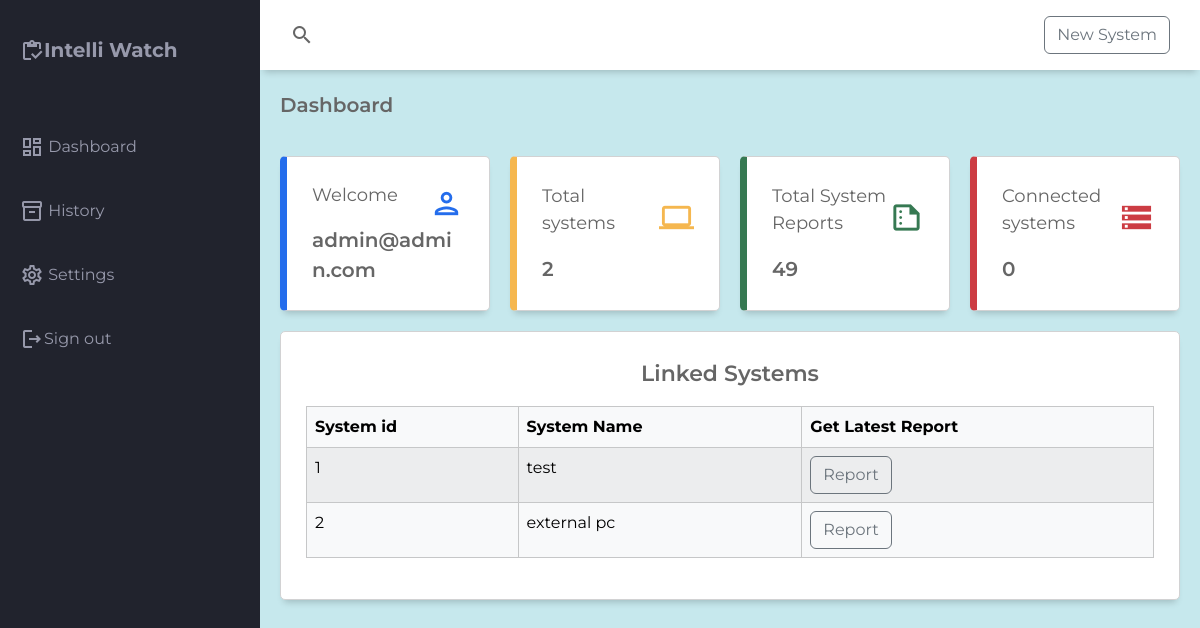
The page / (signed in) on the database as committed earlier.
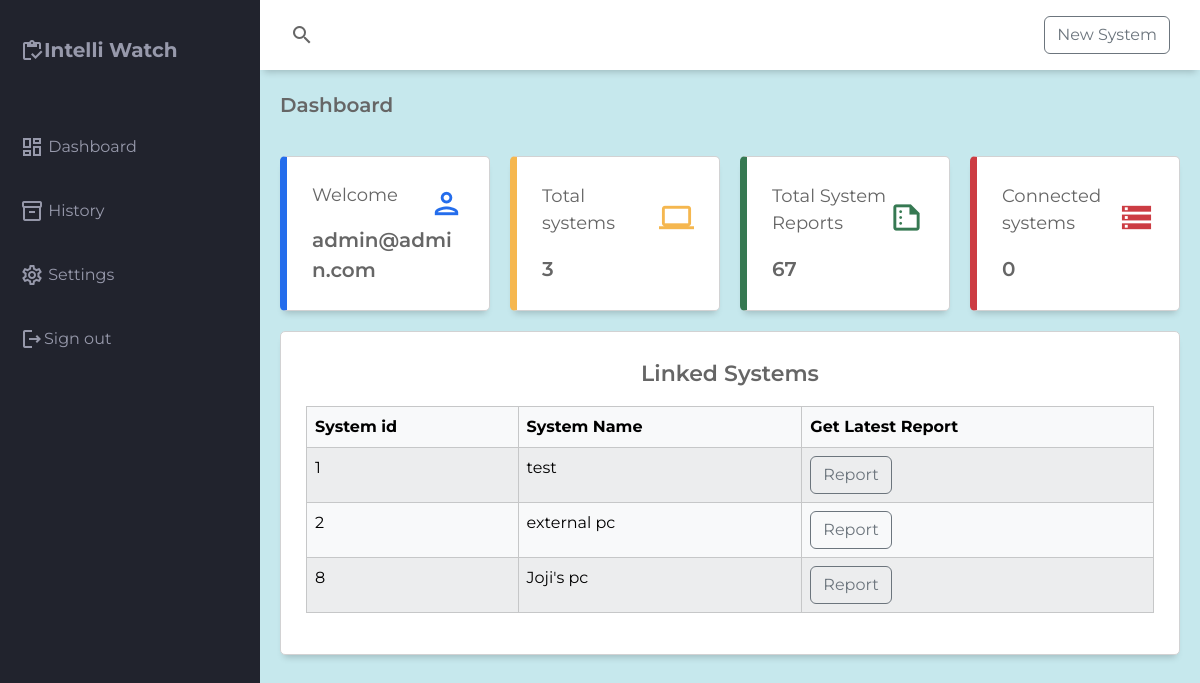
The same page on the database as committed later.
### monitor/models.py (models this page shows, shortened)
class System(models.Model):
    name = models.CharField(max_length=200)
    user = models.ForeignKey(UserData,on_delete=models.CASCADE)
    antivirus_notification = models.BooleanField(default=False)
    firewall_notification = models.BooleanField(default=False)

### monitor/views.py (the view)
# urls.py: path("",views.dashboard,name="dashboard"),
@login_required
def dashboard(request):
    systems = System.objects.filter(user = request.user)
    total_reports = 0
    for i in systems:
        total_reports += len(SystemDataInstance.objects.filter(system=i))
    totalsys = len(systems)
    total_alive = 0
    start_time = datetime.datetime.now()
    prev_time = start_time - datetime.timedelta(minutes=1)
    for i in systems:
        sysdata = SystemDataInstance.objects.filter(system=i).filter(reported_time__gt =prev_time)
        total_alive = len(sysdata)
    context = {
        "useremail": request.user.email,
        "systems":systems,
        "total":totalsys,
        "total_reports":total_reports,
        "total_alive":total_alive
    }
    return render(request,"monitor/dashboard.html",context=context)

### templates/monitor/dashboard.html (shortened to what this page needs)
{% extends 'monitor/base.html' %}
        {% block content %}
                    <main class="main-container">
                        <div class="main-title">
                            <p class="font-weight-bold">Dashboard</p>
                        </div>
                    <div class="main-cards">
                        <div class="card">
                            <div class="card-inner">
                                <p class="primary-text">Welcome</p>
                                <span class="material-icons-outlined text-blue">person</span>
                            </div>
                            <span class="primary-text font-weight-bold">{{ useremail }}</span>
                        </div>
                        <div class="card">
                            <div class="card-inner">
                                <p class="primary-text">Total systems</p>
                                <span class="material-icons-outlined text-orange">computer</span>
                            </div>
                            <span class="primary-text font-weight-bold">{{total}}</span>
                        </div>
                        <div class="card">
                            <div class="card-inner">
                                <p class="primary-text">Total System Reports</p>
                                <span class="material-icons-outlined text-green">summarize</span>
                            </div>
                            <span class="primary-text font-weight-bold">{{total_reports}}</span>
                        </div>
                        <div class="card">
                            <div class="card-inner">
                                <p class="primary-text">Connected systems</p>
                                <span class="material-icons-outlined text-red">storage</span>
                            </div>
                            <span class="primary-text font-weight- bold">{{ total_alive }}</span>
                        </div>
                    </div>
                    <div class="report-chart">
                        <div class="charts-card">
                                <p class="chart-title">Linked Systems</p>
                                <table class="table table-light table-striped table-hover table-bordered">
                                        <thead>
                                                <tr>
                                                    <th>
                                                        System id
                                                    </th>
                                                    <th>
                                                        System Name
                                                    </th>
                                                    <th>
                                                        Get Latest Report
                                                    </th>
                                                </tr>
                                            </thead>
                                            <tbody>
                                                {% for i in systems %}
                                                <tr>
                                                    <td>
                                                        {{i.id}}
                                                    </td>
                                                    <td>
                                                        {{i.name}}
                                                    </td>
                                                    <td>
                                                        <button class="btn btn-outline-secondary" onclick="redirect({{ i.id }})">Report</button>
                                                    </td>
                                                </tr>
                                                {% endfor %}
                                            </tbody>
                                </table>
                        </div>
                    </div>
                    </main>
        {% endblock %}

Rows that differ between the two databases and show on the page:
added System: id "8", name "Joji's pc"
Other text that changed with them:
{{ total }}: "2" → "3"
{{ total_reports }}: "49" → "67"
